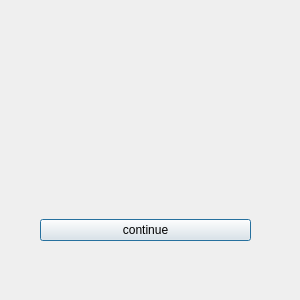
<?xml version="1.0" encoding="UTF-8"?>
<ui version="4.0">
 <class>Settings</class>
 <widget class="QDialog" name="Settings">
  <property name="geometry">
   <rect>
    <x>0</x>
    <y>0</y>
    <width>300</width>
    <height>300</height>
   </rect>
  </property>
  <property name="minimumSize">
   <size>
    <width>300</width>
    <height>300</height>
   </size>
  </property>
  <property name="maximumSize">
   <size>
    <width>300</width>
    <height>300</height>
   </size>
  </property>
  <property name="windowTitle">
   <string>Dialog</string>
  </property>
  <widget class="QWidget" name="verticalLayoutWidget">
   <property name="geometry">
    <rect>
     <x>40</x>
     <y>60</y>
     <width>211</width>
     <height>181</height>
    </rect>
   </property>
   <layout class="QVBoxLayout" name="verticalLayout">
    <item>
     <layout class="QHBoxLayout" name="horizontalLayout">
      <item>
       <layout class="QGridLayout" name="gridLayout_2"/>
      </item>
      <item>
       <widget class="QLabel" name="label">
        <property name="text">
         <string/>
        </property>
       </widget>
      </item>
     </layout>
    </item>
    <item>
     <widget class="QPushButton" name="pushButton">
      <property name="text">
       <string>continue</string>
      </property>
     </widget>
    </item>
   </layout>
  </widget>
 </widget>
 <resources/>
 <connections/>
</ui>
